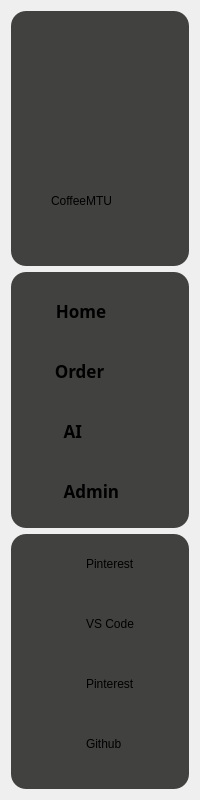
     <widget class="QWidget" name="paneleft" native="true">
      <property name="sizePolicy">
       <sizepolicy hsizetype="Fixed" vsizetype="Fixed">
        <horstretch>0</horstretch>
        <verstretch>0</verstretch>
       </sizepolicy>
      </property>
      <property name="minimumSize">
       <size>
        <width>200</width>
        <height>800</height>
       </size>
      </property>
      <property name="maximumSize">
       <size>
        <width>250</width>
        <height>16777215</height>
       </size>
      </property>
      <property name="styleSheet">
       <string notr="true">QWidget#paneleft{
background-color:
transparent;
}
</string>
      </property>
      <layout class="QVBoxLayout" name="verticalLayout_38">
       <item>
        <widget class="QWidget" name="wdtile" native="true">
         <property name="styleSheet">
          <string notr="true">QWidget#wdtile{
background-color: rgb(65, 66, 63);
border-radius: 15px;
}
</string>
         </property>
         <widget class="QWidget" name="wg511" native="true">
          <property name="geometry">
           <rect>
            <x>30</x>
            <y>30</y>
            <width>120</width>
            <height>120</height>
           </rect>
          </property>
          <property name="sizePolicy">
           <sizepolicy hsizetype="Expanding" vsizetype="Preferred">
            <horstretch>0</horstretch>
            <verstretch>0</verstretch>
           </sizepolicy>
          </property>
          <property name="minimumSize">
           <size>
            <width>120</width>
            <height>120</height>
           </size>
          </property>
          <property name="maximumSize">
           <size>
            <width>120</width>
            <height>120</height>
           </size>
          </property>
          <property name="styleSheet">
           <string notr="true">background-color:transparent;
border-radius:60px;</string>
          </property>
         </widget>
         <widget class="QLabel" name="label_11">
          <property name="geometry">
           <rect>
            <x>40</x>
            <y>180</y>
            <width>101</width>
            <height>20</height>
           </rect>
          </property>
          <property name="styleSheet">
           <string notr="true">font: 700 13pt &quot;Sontay&quot;;
background:transparent;
</string>
          </property>
          <property name="text">
           <string>CoffeeMTU</string>
          </property>
         </widget>
        </widget>
       </item>
       <item>
        <widget class="QWidget" name="wdbtn" native="true">
         <property name="styleSheet">
          <string notr="true">QWidget#wdbtn{
background-color: rgb(65, 66, 63);
border-radius: 15px;
}
</string>
         </property>
         <widget class="QPushButton" name="btnMenu">
          <property name="geometry">
           <rect>
            <x>21</x>
            <y>20</y>
            <width>161</width>
            <height>41</height>
           </rect>
          </property>
          <property name="font">
           <font>
            <family>Sontay</family>
            <pointsize>13</pointsize>
            <italic>false</italic>
            <bold>true</bold>
           </font>
          </property>
          <property name="layoutDirection">
           <enum>Qt::LayoutDirection::LeftToRight</enum>
          </property>
          <property name="autoFillBackground">
           <bool>false</bool>
          </property>
          <property name="styleSheet">
           <string notr="true">QPushButton#btnMenu {
                background-color: rgb(65, 66, 63);
                text-align: left;
                padding-bottom: 4px;
                font: 700 13pt &quot;Sontay&quot;;
                padding-left: 15px;
border:none
    }
            QPushButton#btnMenu:hover {
                border-right: 1px solid rgb(239, 50, 104); 
                color: white;
            }
            QPushButton#btnMenu:checked {
                color: white;
                border-right: 1px solid rgb(239, 50, 104); 
                background-color: rgb(65, 66, 63);
            }
        </string>
          </property>
          <property name="text">
           <string>  Home</string>
          </property>
          <property name="icon">
           <iconset resource="../../resources.qrc">
            <normaloff>:/src/ass/icon/homeWhite.png</normaloff>:/src/ass/icon/homeWhite.png</iconset>
          </property>
          <property name="iconSize">
           <size>
            <width>25</width>
            <height>25</height>
           </size>
          </property>
          <property name="checkable">
           <bool>false</bool>
          </property>
         </widget>
         <widget class="QPushButton" name="btnOrder">
          <property name="geometry">
           <rect>
            <x>20</x>
            <y>80</y>
            <width>161</width>
            <height>41</height>
           </rect>
          </property>
          <property name="font">
           <font>
            <family>Sontay</family>
            <pointsize>13</pointsize>
            <italic>false</italic>
            <bold>true</bold>
           </font>
          </property>
          <property name="styleSheet">
           <string notr="true">QPushButton#btnOrder {
                background-color: rgb(65, 66, 63);
                text-align: left;
                padding-bottom: 4px;
                font: 700 13pt &quot;Sontay&quot;;
                padding-left: 15px;
border:none
    }
            QPushButton#btnOrder:hover {
                border-right: 1px solid rgb(239, 50, 104); 
                color: white;
            }
            QPushButton#btnOrder:checked {
                color: white;
                border-right: 1px solid rgb(239, 50, 104); 
                background-color: rgb(65, 66, 63);
            }
        </string>
          </property>
          <property name="text">
           <string>  Order</string>
          </property>
          <property name="icon">
           <iconset>
            <normalon>:/src/ass/icon/shopping-cart.png</normalon>
           </iconset>
          </property>
          <property name="iconSize">
           <size>
            <width>25</width>
            <height>30</height>
           </size>
          </property>
          <property name="checkable">
           <bool>false</bool>
          </property>
         </widget>
         <widget class="QPushButton" name="btnAI">
          <property name="geometry">
           <rect>
            <x>20</x>
            <y>140</y>
            <width>161</width>
            <height>41</height>
           </rect>
          </property>
          <property name="font">
           <font>
            <family>Sontay</family>
            <pointsize>13</pointsize>
            <italic>false</italic>
            <bold>true</bold>
           </font>
          </property>
          <property name="styleSheet">
           <string notr="true">QPushButton#btnAI {
                background-color: rgb(65, 66, 63);
                text-align: left;
                padding-bottom: 4px;
                font: 700 13pt &quot;Sontay&quot;;
                padding-left: 15px;
border:none
    }
            QPushButton#btnAI:hover {
                border-right: 1px solid rgb(239, 50, 104); 
                color: white;
            }
            QPushButton#btnAI:checked {
                color: white;
                border-right: 1px solid rgb(239, 50, 104); 
               background-color: rgb(65, 66, 63);
            }
        </string>
          </property>
          <property name="text">
           <string>    AI</string>
          </property>
          <property name="icon">
           <iconset>
            <normalon>:/src/ass/icon/AIWhite.png.png</normalon>
           </iconset>
          </property>
          <property name="iconSize">
           <size>
            <width>25</width>
            <height>30</height>
           </size>
          </property>
         </widget>
         <widget class="QPushButton" name="btnAdmin">
          <property name="geometry">
           <rect>
            <x>20</x>
            <y>200</y>
            <width>161</width>
            <height>41</height>
           </rect>
          </property>
          <property name="font">
           <font>
            <family>Sontay</family>
            <pointsize>13</pointsize>
            <italic>false</italic>
            <bold>true</bold>
           </font>
          </property>
          <property name="styleSheet">
           <string notr="true">QPushButton#btnAdmin {
                background-color: rgb(65, 66, 63);
                text-align: left;
                padding-bottom: 4px;
                font: 700 13pt &quot;Sontay&quot;;
                padding-left: 15px;
border:none
    }
            QPushButton#btnAdmin:hover {
                border-right: 1px solid rgb(239, 50, 104); 
                color: white;
            }
            QPushButton#btnAdmin:checked {
                color: white;
                border-right: 1px solid rgb(239, 50, 104); 
               background-color: rgb(65, 66, 63);
            }
        </string>
          </property>
          <property name="text">
           <string>    Admin</string>
          </property>
          <property name="icon">
           <iconset resource="../../resources.qrc">
            <normaloff>:/src/ass/icon/user-gearWhite.png</normaloff>:/src/ass/icon/user-gearWhite.png</iconset>
          </property>
          <property name="iconSize">
           <size>
            <width>25</width>
            <height>30</height>
           </size>
          </property>
         </widget>
        </widget>
       </item>
       <item>
        <widget class="QWidget" name="wdtool" native="true">
         <property name="styleSheet">
          <string notr="true">QWidget#wdtool{
background-color: rgb(65, 66, 63);
border-radius: 15px;
}
</string>
         </property>
         <widget class="QLabel" name="label_2">
          <property name="geometry">
           <rect>
            <x>30</x>
            <y>200</y>
            <width>25</width>
            <height>25</height>
           </rect>
          </property>
          <property name="styleSheet">
           <string notr="true">background-color: transparent</string>
          </property>
          <property name="text">
           <string/>
          </property>
          <property name="textFormat">
           <enum>Qt::TextFormat::MarkdownText</enum>
          </property>
          <property name="pixmap">
           <pixmap resource="../../resources.qrc">:/src/ass/icon/github (1).png</pixmap>
          </property>
          <property name="scaledContents">
           <bool>true</bool>
          </property>
         </widget>
         <widget class="QLabel" name="label_5">
          <property name="geometry">
           <rect>
            <x>30</x>
            <y>140</y>
            <width>25</width>
            <height>25</height>
           </rect>
          </property>
          <property name="styleSheet">
           <string notr="true">background-color: transparent</string>
          </property>
          <property name="text">
           <string/>
          </property>
          <property name="textFormat">
           <enum>Qt::TextFormat::MarkdownText</enum>
          </property>
          <property name="pixmap">
           <pixmap resource="../../resources.qrc">:/src/ass/icon/python (1).png</pixmap>
          </property>
          <property name="scaledContents">
           <bool>true</bool>
          </property>
         </widget>
         <widget class="QLabel" name="label_6">
          <property name="geometry">
           <rect>
            <x>30</x>
            <y>80</y>
            <width>25</width>
            <height>25</height>
           </rect>
          </property>
          <property name="styleSheet">
           <string notr="true">background-color: transparent</string>
          </property>
          <property name="text">
           <string/>
          </property>
          <property name="textFormat">
           <enum>Qt::TextFormat::MarkdownText</enum>
          </property>
          <property name="pixmap">
           <pixmap resource="../../resources.qrc">:/src/ass/icon/visual-basic.png</pixmap>
          </property>
          <property name="scaledContents">
           <bool>true</bool>
          </property>
         </widget>
         <widget class="QLabel" name="label_7">
          <property name="geometry">
           <rect>
            <x>30</x>
            <y>20</y>
            <width>25</width>
            <height>25</height>
           </rect>
          </property>
          <property name="styleSheet">
           <string notr="true">background-color: transparent</string>
          </property>
          <property name="text">
           <string/>
          </property>
          <property name="textFormat">
           <enum>Qt::TextFormat::MarkdownText</enum>
          </property>
          <property name="pixmap">
           <pixmap resource="../../resources.qrc">:/src/ass/icon/pinterest.png</pixmap>
          </property>
          <property name="scaledContents">
           <bool>true</bool>
          </property>
         </widget>
         <widget class="QLabel" name="label_3">
          <property name="geometry">
           <rect>
            <x>75</x>
            <y>20</y>
            <width>91</width>
            <height>20</height>
           </rect>
          </property>
          <property name="styleSheet">
           <string notr="true">font: 700 13pt &quot;Sontay&quot;;
background:transparent;
</string>
          </property>
          <property name="text">
           <string>Pinterest</string>
          </property>
         </widget>
         <widget class="QLabel" name="label_8">
          <property name="geometry">
           <rect>
            <x>75</x>
            <y>80</y>
            <width>91</width>
            <height>20</height>
           </rect>
          </property>
          <property name="styleSheet">
           <string notr="true">font: 700 13pt &quot;Sontay&quot;;
background:transparent;
</string>
          </property>
          <property name="text">
           <string>VS Code</string>
          </property>
         </widget>
         <widget class="QLabel" name="label_9">
          <property name="geometry">
           <rect>
            <x>75</x>
            <y>140</y>
            <width>91</width>
            <height>20</height>
           </rect>
          </property>
          <property name="styleSheet">
           <string notr="true">font: 700 13pt &quot;Sontay&quot;;
background:transparent;
</string>
          </property>
          <property name="text">
           <string>Pinterest</string>
          </property>
         </widget>
         <widget class="QLabel" name="label_10">
          <property name="geometry">
           <rect>
            <x>75</x>
            <y>200</y>
            <width>91</width>
            <height>20</height>
           </rect>
          </property>
          <property name="styleSheet">
           <string notr="true">font: 700 13pt &quot;Sontay&quot;;
background:transparent;
</string>
          </property>
          <property name="text">
           <string>Github</string>
          </property>
         </widget>
        </widget>
       </item>
      </layout>
     </widget>
